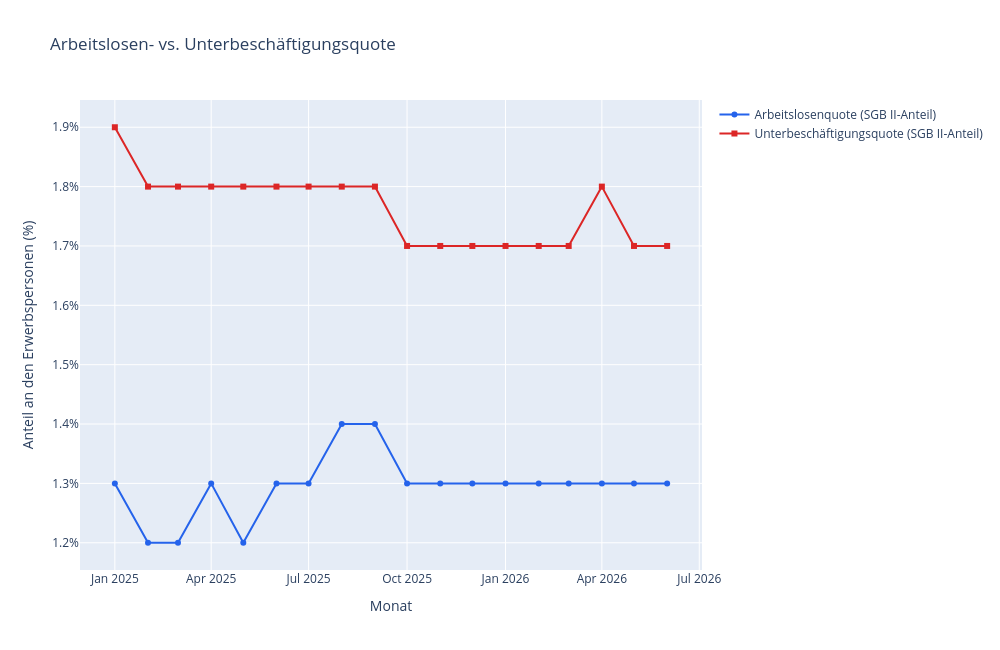

The cell this chart's notebook holds for it:
### Markdown cell above
## 2. Arbeitslosen- und Unterbeschäftigungsquote

Beide Werte sind **Anteilswerte**, keine Rohzahlen: Die Arbeitslosenquote setzt den SGB-II-Bestand
ins Verhältnis zu **allen zivilen Erwerbspersonen** Regensburgs (Beschäftigte + Arbeitslose
zusammen — nicht nur die SGB-II-Fälle). Die Unterbeschäftigungsquote nutzt eine etwas breitere
Bezugsgröße, die zusätzlich unterbeschäftigte Personen (z. B. in arbeitsmarktpolitischen
Maßnahmen) mit einschließt — deshalb liegt sie meist etwas über der Arbeitslosenquote, obwohl
beide sich auf denselben Rechtskreis SGB II beziehen.

### Code cell
fig = go.Figure()
fig.add_trace(go.Scatter(
    x=quote.index, y=quote.values, name="Arbeitslosenquote (SGB II-Anteil)",
    mode="lines+markers", line=dict(color="#2563eb"), marker=dict(symbol="circle", size=6),
))
fig.add_trace(go.Scatter(
    x=uq.index, y=uq.values, name="Unterbeschäftigungsquote (SGB II-Anteil)",
    mode="lines+markers", line=dict(color="#dc2626"), marker=dict(symbol="square", size=6),
))
fig.update_layout(
    title="Arbeitslosen- vs. Unterbeschäftigungsquote",
    yaxis_title="Anteil an den Erwerbspersonen (%)",
    yaxis_ticksuffix="%",
    xaxis_title="Monat",
    hovermode="x unified",
    height=650,
    width=1000,
)
fig

### Figure 1 — Plotly figure (JSON) as saved in the notebook; plotly's stock layout.template omitted (floating-point values rounded to 4 significant figures)
{"data": [{"line": {"color": "#2563eb"}, "marker": {"size": 6, "symbol": "circle"}, "mode": "lines+markers", "name": "Arbeitslosenquote (SGB II-Anteil)", "type": "scatter", "x": ["2025-01-01T00:00:00", "2025-02-01T00:00:00", "2025-03-01T00:00:00", "2025-04-01T00:00:00", "2025-05-01T00:00:00", "2025-06-01T00:00:00", "2025-07-01T00:00:00", "2025-08-01T00:00:00", "2025-09-01T00:00:00", "2025-10-01T00:00:00", "2025-11-01T00:00:00", "2025-12-01T00:00:00", "2026-01-01T00:00:00", "2026-02-01T00:00:00", "2026-03-01T00:00:00", "2026-04-01T00:00:00", "2026-05-01T00:00:00", "2026-06-01T00:00:00"], "y": [1.3, 1.2, 1.2, 1.3, 1.2, 1.3, 1.3, 1.4, 1.4, 1.3, 1.3, 1.3, 1.3, 1.3, 1.3, 1.3, 1.3, 1.3]}, {"line": {"color": "#dc2626"}, "marker": {"size": 6, "symbol": "square"}, "mode": "lines+markers", "name": "Unterbeschäftigungsquote (SGB II-Anteil)", "type": "scatter", "x": ["2025-01-01T00:00:00", "2025-02-01T00:00:00", "2025-03-01T00:00:00", "2025-04-01T00:00:00", "2025-05-01T00:00:00", "2025-06-01T00:00:00", "2025-07-01T00:00:00", "2025-08-01T00:00:00", "2025-09-01T00:00:00", "2025-10-01T00:00:00", "2025-11-01T00:00:00", "2025-12-01T00:00:00", "2026-01-01T00:00:00", "2026-02-01T00:00:00", "2026-03-01T00:00:00", "2026-04-01T00:00:00", "2026-05-01T00:00:00", "2026-06-01T00:00:00"], "y": [1.9, 1.8, 1.8, 1.8, 1.8, 1.8, 1.8, 1.8, 1.8, 1.7, 1.7, 1.7, 1.7, 1.7, 1.7, 1.8, 1.7, 1.7]}], "layout": {"height": 650, "hovermode": "x unified", "title": {"text": "Arbeitslosen- vs. Unterbeschäftigungsquote"}, "width": 1000, "xaxis": {"title": {"text": "Monat"}}, "yaxis": {"ticksuffix": "%", "title": {"text": "Anteil an den Erwerbspersonen (%)"}}}}
